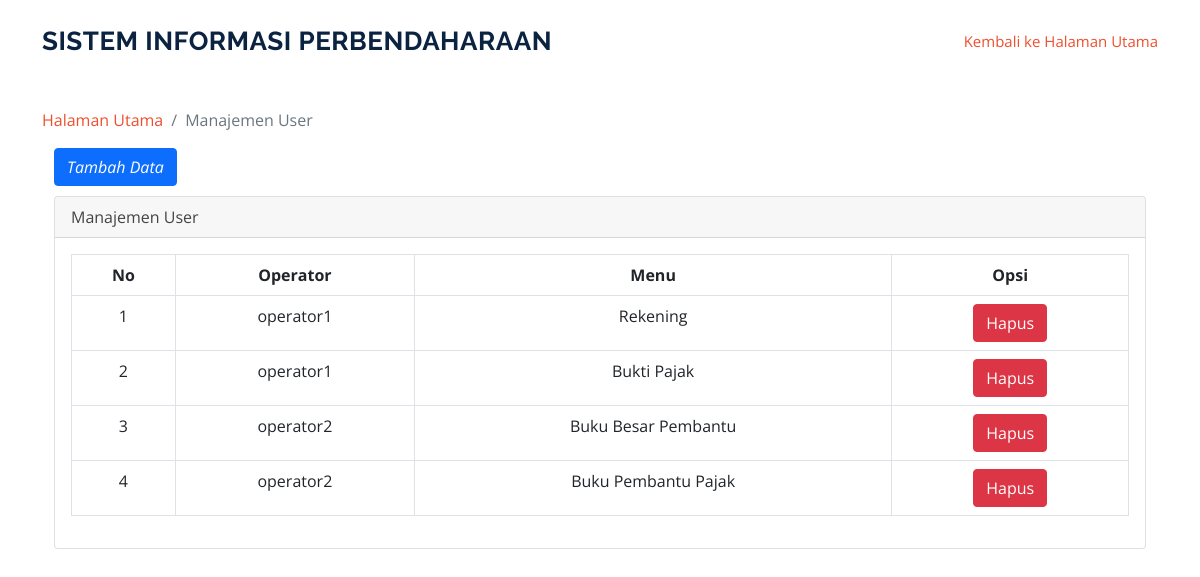
Before: /index.php/manageuser with the older database file.
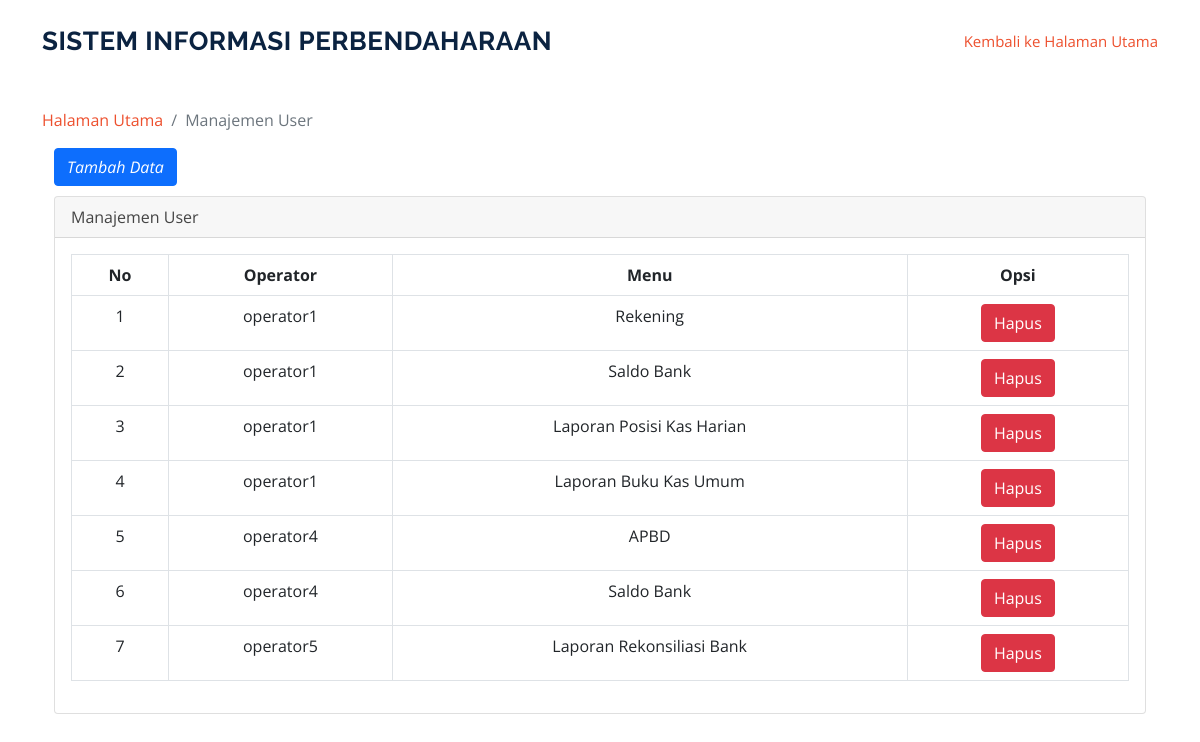
After: the same page with the newer database file.
### tables this page shows
CREATE TABLE `user_access_menu` (
  `id` int(11) NOT NULL,
  `role_id` int(11) NOT NULL,
  `menu_id` int(11) NOT NULL
);

CREATE TABLE `user` (
  `id` int(11) NOT NULL,
  `name` varchar(128) NOT NULL,
  `username` varchar(128) NOT NULL,
  `password` varchar(256) NOT NULL,
  `role_id` int(11) NOT NULL,
  `is_active` int(1) NOT NULL
);

CREATE TABLE `user_menu` (
  `id` int(11) NOT NULL,
  `menu` varchar(128) NOT NULL
);

### application/controllers/Manageuser.php (called while the page is built, shortened)
<?php
class Manageuser extends CI_Controller {
    public function __construct()
    {
        $this->load->model('model_manageuser');
    }
    public function index(){
        $data['content'] = $this->model_manageuser->GetManageUser();
        $this->load->view('manageuser/manageuser', $data);
    }
}

### index.php (called while the page is built, shortened)
<?php
require_once BASEPATH.'core/CodeIgniter.php';

### application/models/Model_manageuser.php (called while the page is built, shortened)
<?php if ( ! defined('BASEPATH')) exit('No direct script access allowed');
class Model_manageuser extends CI_Model {
	function GetManageUser()
    {
        $this->db->select('*,user_access_menu.id AS iduam');
        $this->db->where('user_access_menu.role_id !=', 1);
        $this->db->order_by('user_access_menu.role_id', 'ASC');
        $this->db->order_by('user_access_menu.menu_id', 'ASC');
        return $this->db->from('user_access_menu')
            ->join('user','user.role_id=user_access_menu.role_id')
            ->join('user_menu','user_menu.id=user_access_menu.menu_id')
    		->get();
    }
}

### application/views/manageuser/manageuser.php (the view, shortened to what this page needs)
</head>
<section id_ssh="services" class="services">
      <div class="container">
      <ol class="breadcrumb" >
        <li class="breadcrumb-item">
          <a href="<?php echo base_url('user/index')?>">Halaman Utama</a>
        </li>
        <li class="breadcrumb-item active">Manajemen User</li>
      </ol>
      <div class="container">
      <a href="<?php echo base_url('manageuser/menambahdatamanageuser')?>" class="btn btn-primary" style="margin-bottom: 10px;"><i class="fa fa-plus">Tambah Data</a></i>
  <div class="card mb-3">
        <div class="card-header">
          <i class="fa fa-table"></i>Manajemen User</div>
        <div class="card-body">
          <div class="table-responsive">
            <table class="table table-bordered" id="dataTable" width="100%" cellspacing="0">
              <thead>
                <tr class="text-center">
                  <th>No</th>
                  <th>Operator</th>
                  <th>Menu</th>
                  <th>Opsi</th>
                </tr>
              </thead>
            <tbody  class="text-center">
                <tr>
                <?php
                  $i = 1;
                  foreach ($content->result() as $data) : ?>
                  <td><?= $i ?></td>
                  <td><?= $data->name?></td>
                  <td><?= $data->menu ?></td>
                  <td>
                      <a href="<?php echo base_url()?>manageuser/action_deletedatamanageuser/<?php echo $data->iduam; ?>" onclick="return confirm('Apakah anda yakin?');" class="btn btn-danger">Hapus<i class="fa fa-trash"></i></a>
                  </td>
                </tr>
                    <?php
                      $i++;
                    endforeach;
                  ?>
              </tbody>
            </table>
          </div>
        </div>
      </div>
    </div>
  </div>

Changed rows visible on the page:
removed user_access_menu: user.name "operator1", user_menu.menu "Bukti Pajak"
removed user_access_menu: user.name "operator2", user_menu.menu "Buku Besar Pembantu"
removed user_access_menu: user.name "operator2", user_menu.menu "Buku Pembantu Pajak"
added user_access_menu: user.name "operator1", user_menu.menu "Saldo Bank"
added user_access_menu: user.name "operator1", user_menu.menu "Laporan Posisi Kas Harian"
added user_access_menu: user.name "operator1", user_menu.menu "Laporan Buku Kas Umum"
added user_access_menu: user.name "operator4", user_menu.menu "APBD"
added user_access_menu: user.name "operator4", user_menu.menu "Saldo Bank"
added user_access_menu: user.name "operator5", user_menu.menu "Laporan Rekonsiliasi Bank"
